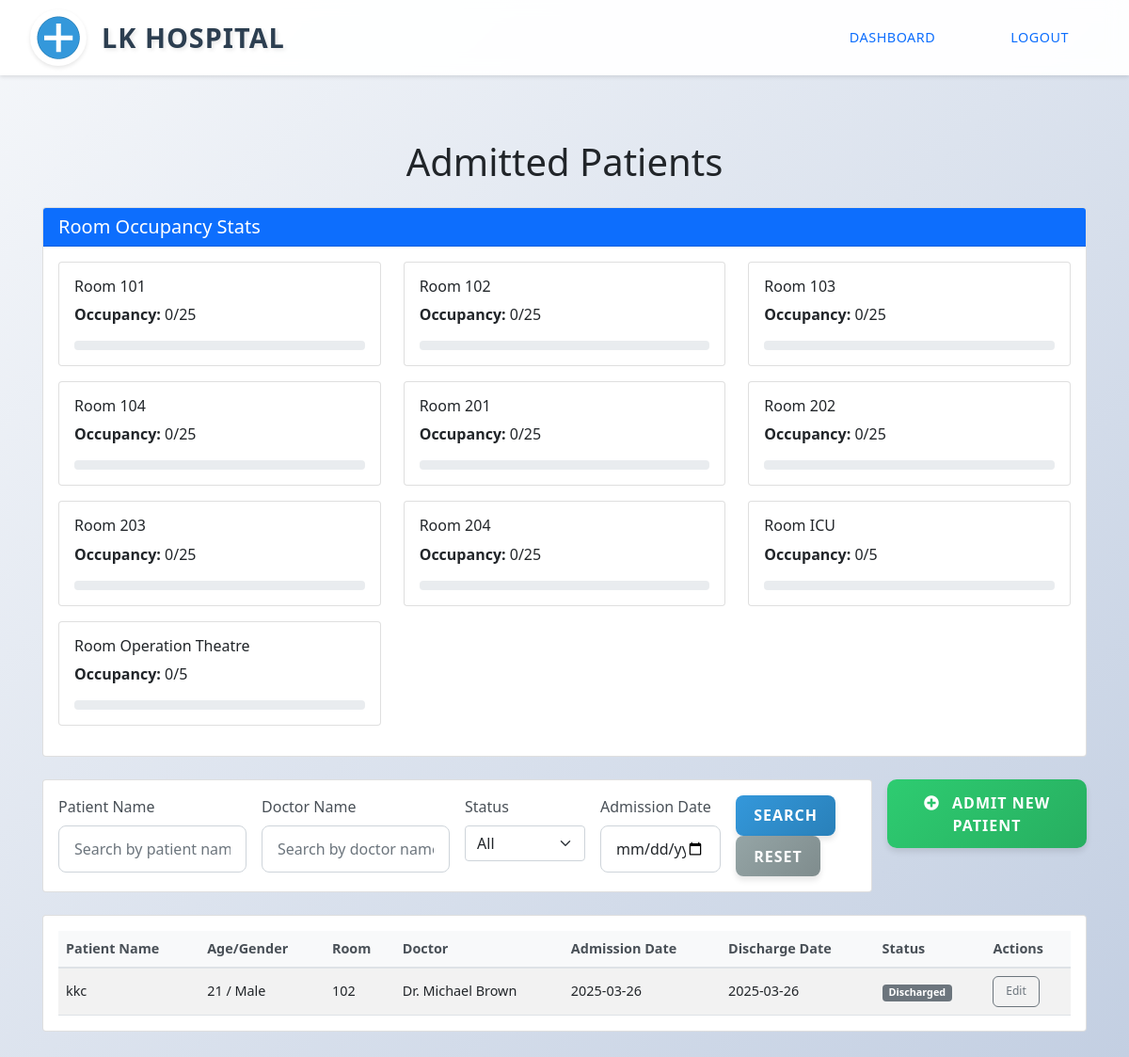
The app's page /admin/admitted_patients (signed in) with its own data.
### app.py (models this page shows)
class AdmittedPatient(db.Model):
    id = db.Column(db.Integer, primary_key=True)
    patient_id = db.Column(db.Integer, db.ForeignKey('patient.id'), nullable=True)
    patient_name = db.Column(db.String(100), nullable=False)
    patient_age = db.Column(db.Integer, nullable=False)
    patient_gender = db.Column(db.String(10), nullable=False)
    room_number = db.Column(db.String(20), nullable=False)
    doctor_id = db.Column(db.Integer, db.ForeignKey('doctor.id'), nullable=False)
    admission_date = db.Column(db.Date, nullable=False)
    discharge_date = db.Column(db.Date, nullable=True)
    status = db.Column(db.String(20), default='admitted')  # admitted, discharged
    phone_number = db.Column(db.String(20))
    diagnosis = db.Column(db.String(200))
    notes = db.Column(db.Text)

class Doctor(db.Model):
    id = db.Column(db.Integer, primary_key=True)
    name = db.Column(db.String(100), nullable=False)
    specialization = db.Column(db.String(100), nullable=False)
    qualifications = db.Column(db.String(200), nullable=False)
    years_of_experience = db.Column(db.Integer, nullable=False)
    appointments = db.relationship('Appointment', backref='doctor', lazy=True)
    date_slots = db.relationship('DateSpecificSlot', backref='doctor', lazy=True)
    admitted_patients = db.relationship('AdmittedPatient', backref='doctor', lazy=True)

### app.py (the view)
@app.route('/admin/admitted_patients')
@login_required
def view_admitted_patients():
    if not current_user.is_admin:
        flash('Access denied. Admin privileges required.', 'danger')
        return redirect(url_for('dashboard'))
    patient_name = request.args.get('patient_name', '')
    doctor_name = request.args.get('doctor_name', '')
    status = request.args.get('status', '')
    date_str = request.args.get('date', '')
    patients_query = AdmittedPatient.query
    if patient_name:
        patients_query = patients_query.filter(AdmittedPatient.patient_name.ilike(f'%{patient_name}%'))
    if doctor_name:
        patients_query = patients_query.filter(AdmittedPatient.doctor.has(Doctor.name.ilike(f'%{doctor_name}%')))
    if status:
        patients_query = patients_query.filter(AdmittedPatient.status == status)
    if date_str:
        try:
            filter_date = datetime.strptime(date_str, '%Y-%m-%d').date()
            patients_query = patients_query.filter(AdmittedPatient.admission_date == filter_date)
        except ValueError:
            flash('Invalid date format', 'warning')
    admitted_patients = patients_query.order_by(AdmittedPatient.admission_date.desc()).all()
    doctors = Doctor.query.all()
    ROOM_CAPACITIES = {
        '101': 25,
        '102': 25,
        '103': 25,
        '104': 25,
        '201': 25,
        '202': 25,
        '203': 25,
        '204': 25,
        'ICU': 5,
        'Operation Theatre': 5
    }
    room_counts = {}
    for room_number in ROOM_CAPACITIES.keys():
        count = AdmittedPatient.query.filter_by(room_number=room_number, status='admitted').count()
        room_counts[room_number] = count
    now = datetime.now()
    return render_template('admitted_patients.html',
                          admitted_patients=admitted_patients,
                          doctors=doctors,
                          room_capacities=ROOM_CAPACITIES,
                          room_counts=room_counts,
                          now=now)

### app.py (called while the page is built)
@login_manager.user_loader
def load_user(user_id):
    return Patient.query.get(int(user_id))

### templates/admitted_patients.html (shortened to what this page needs)
{% extends "base.html" %}
{% block content %}
<header class="header">
    <div class="hospital-logo">
        <img src="{{ url_for('static', filename='images/hospital-logo.png') }}" alt="LK Hospital Logo">
        <span class="hospital-name">LK Hospital</span>
    </div>
    <div class="nav-buttons">
        <a href="{{ url_for('admin_dashboard') }}" class="nav-button">Dashboard</a>
        <a href="{{ url_for('logout') }}" class="nav-button">Logout</a>
    </div>
</header>
<main class="container mt-5">
    <div class="patients-page">
        <h1 class="text-center mb-4">Admitted Patients</h1>
        <div class="card mb-4">
            <div class="card-header bg-primary text-white">
                <h5 class="mb-0">Room Occupancy Stats</h5>
            </div>
            <div class="card-body">
                <div class="row">
                    {% for room_number, capacity in room_capacities.items() %}
                    <div class="col-md-4 mb-3">
                        <div class="card">
                            <div class="card-body">
                                <h6 class="card-title">Room {{ room_number }}</h6>
                                <p class="card-text">
                                    <strong>Occupancy:</strong> {{ room_counts[room_number] }}/{{ capacity }}
                                </p>
                                <div class="progress">
                                    {% set percentage = (room_counts[room_number] / capacity) * 100 %}
                                    {% if percentage < 50 %}
                                        {% set color = "bg-success" %}
                                    {% elif percentage < 80 %}
                                        {% set color = "bg-warning" %}
                                    {% else %}
                                        {% set color = "bg-danger" %}
                                    {% endif %}
                                </div>
                            </div>
                        </div>
                    </div>
                    {% endfor %}
                </div>
            </div>
        </div>
        <div class="d-flex justify-content-between align-items-start mb-4">
            <div class="card flex-grow-1 me-3">
                <div class="card-body">
                    <form method="GET" action="{{ url_for('view_admitted_patients') }}" class="row g-3">
                        <div class="col-md-3">
                            <label for="patient_search" class="form-label">Patient Name</label>
                            <input type="text" class="form-control" id="patient_search" name="patient_name" value="{{ request.args.get('patient_name', '') }}" placeholder="Search by patient name...">
                        </div>
                        <div class="col-md-3">
                            <label for="doctor_search" class="form-label">Doctor Name</label>
                            <input type="text" class="form-control" id="doctor_search" name="doctor_name" value="{{ request.args.get('doctor_name', '') }}" placeholder="Search by doctor name...">
                        </div>
                        <div class="col-md-2">
                            <label for="status_search" class="form-label">Status</label>
                            <select class="form-select" id="status_search" name="status">
                                <option value="">All</option>
                            </select>
                        </div>
                        <div class="col-md-2">
                            <label for="date_search" class="form-label">Admission Date</label>
                            <input type="date" class="form-control" id="date_search" name="date" value="{{ request.args.get('date', '') }}">
                        </div>
                        <div class="col-md-2 d-flex align-items-end">
                            <div>
                                <button type="submit" class="btn btn-primary me-2">Search</button>
                                <a href="{{ url_for('view_admitted_patients') }}" class="btn btn-secondary">Reset</a>
                            </div>
                        </div>
                    </form>
                </div>
            </div>
            <div>
                <a href="{{ url_for('admit_patient') }}" class="btn btn-success btn-lg">
                    <i class="fas fa-plus-circle"></i> Admit New Patient
                </a>
            </div>
        </div>
        <div class="card">
            <div class="card-body">
                {% if admitted_patients %}
                <div class="table-responsive">
                    <table class="table table-striped table-hover">
                        <thead class="table-primary">
                            <tr>
                                <th>Patient Name</th>
                                <th>Age/Gender</th>
                                <th>Room</th>
                                <th>Doctor</th>
                                <th>Admission Date</th>
                                <th>Discharge Date</th>
                                <th>Status</th>
                                <th>Actions</th>
                            </tr>
                        </thead>
                        <tbody>
                            {% for patient in admitted_patients %}
                            <tr>
                                <td>{{ patient.patient_name }}</td>
                                <td>{{ patient.patient_age }} / {{ patient.patient_gender }}</td>
                                <td>{{ patient.room_number }}</td>
                                <td>{{ patient.doctor.name }}</td>
                                <td>{{ patient.admission_date.strftime('%Y-%m-%d') }}</td>
                                <td>
                                    {% if patient.discharge_date %}
                                        {{ patient.discharge_date.strftime('%Y-%m-%d') }}
                                    {% else %}
                                        -
                                    {% endif %}
                                </td>
                                <td>
                                    {% if patient.status == 'admitted' %}
                                        <span class="badge bg-success">Admitted</span>
                                    {% else %}
                                        <span class="badge bg-secondary">Discharged</span>
                                    {% endif %}
                                </td>
                                <td>
                                    <a href="{{ url_for('update_admission', admission_id=patient.id) }}" class="btn btn-sm btn-outline-secondary">
                                        Edit
                                    </a>
                                </td>
                            </tr>
                            {% endfor %}
                        </tbody>
                    </table>
                </div>
                {% else %}
                <div class="alert alert-info">
                    No admitted patients found{% if request.args.get('patient_name') or request.args.get('doctor_name') or request.args.get('status') or request.args.get('date') %} matching your search criteria{% endif %}.
                </div>
                {% endif %}
            </div>
        </div>
    </div>
</main>
{% endblock %}

### static/css/custom.css (style rules this page uses)
html, body { margin: 0; padding: 0; min-height: 100vh; background: linear-gradient(135deg, #f5f7fa 0%, #c3cfe2 100%); font-family: 'Segoe UI', Tahoma, Geneva, Verdana, sans-serif; }
body { display: flex; flex-direction: column; }
.header { display: flex; justify-content: space-between; align-items: center; padding: 1rem 2rem; background-color: rgba(255, 255, 255, 0.95); box-shadow: 0 2px 4px rgba(0,0,0,0.1); position: fixed; top: 0; left: 0; right: 0; z-index: 1000; backdrop-filter: blur(10px); height: 80px; }
.hospital-logo { display: flex; align-items: center; gap: 1rem; }
.hospital-logo img { width: 60px; height: 60px; object-fit: contain; border-radius: 50%; box-shadow: 0 2px 4px rgba(0,0,0,0.1); transition: transform 0.3s ease; background-color: #ffffff; padding: 5px; }
.hospital-name { font-size: 1.8rem; font-weight: bold; color: #2c3e50; text-transform: uppercase; letter-spacing: 1px; text-shadow: 2px 2px 4px rgba(0,0,0,0.1); }
.nav-buttons { display: flex; gap: 1rem; }
.nav-button { padding: 0.7rem 2rem; border-radius: 25px; text-decoration: none; font-weight: 500; transition: all 0.3s ease; text-transform: uppercase; letter-spacing: 0.5px; font-size: 0.9rem; position: relative; overflow: hidden; }
.nav-button::before { content: ''; position: absolute; top: 0; left: -100%; width: 100%; height: 100%; background: linear-gradient(90deg, transparent, rgba(255,255,255,0.2), transparent); transition: 0.5s; }
.form-control { border-radius: 10px; border: 2px solid #e9ecef; padding: 1rem 0.75rem; transition: all 0.3s ease; }
.btn-primary { background-color: #3498db; border: none; border-radius: 10px; font-weight: 600; text-transform: uppercase; letter-spacing: 1px; transition: all 0.3s ease; }
main { flex: 1; padding-top: 100px; padding-bottom: 2rem; width: 100%; max-width: 1200px; margin: 0 auto; }
.container { width: 100%; padding-right: 15px; padding-left: 15px; margin-right: auto; margin-left: auto; }
@media (min-width: 576px) { .container { max-width: 540px; } }
@media (min-width: 768px) { .container { max-width: 720px; } }
@media (min-width: 992px) { .container { max-width: 960px; } }
@media (min-width: 1200px) { .container { max-width: 1140px; } }
.table { margin-bottom: 0; }
.table th { background: #f8f9fa; border-bottom: 2px solid #dee2e6; color: #495057; font-weight: 600; }
.table td { vertical-align: middle; }
.btn-sm { padding: 0.25rem 0.5rem; font-size: 0.875rem; }
.form-label { color: #495057; font-weight: 500; margin-bottom: 0.5rem; }
.form-control { border: 1px solid #ced4da; border-radius: 8px; padding: 0.75rem 1rem; transition: border-color 0.15s ease-in-out, box-shadow 0.15s ease-in-out; }
.btn-primary { background: linear-gradient(135deg, #4a90e2, #357abd); border: none; padding: 0.75rem 1.5rem; font-weight: 500; transition: transform 0.2s ease; }

### static/css/button-styles.css (style rules this page uses)
.btn-primary { background: linear-gradient(135deg, #3498db, #2980b9); border: none; border-radius: 8px; font-weight: 600; color: white; padding: 0.6rem 1.2rem; transition: all 0.3s ease; text-transform: uppercase; letter-spacing: 1px; box-shadow: 0 4px 6px rgba(0, 0, 0, 0.1); }
.btn-success { background: linear-gradient(135deg, #2ecc71, #27ae60); border: none; border-radius: 8px; font-weight: 600; color: white; padding: 0.6rem 1.2rem; transition: all 0.3s ease; text-transform: uppercase; letter-spacing: 1px; box-shadow: 0 4px 6px rgba(0, 0, 0, 0.1); }
.btn-secondary { background: linear-gradient(135deg, #95a5a6, #7f8c8d); border: none; border-radius: 8px; font-weight: 600; color: white; padding: 0.6rem 1.2rem; transition: all 0.3s ease; text-transform: uppercase; letter-spacing: 1px; box-shadow: 0 4px 6px rgba(0, 0, 0, 0.1); }
.btn-lg { padding: 0.8rem 2rem; font-size: 1rem; border-radius: 10px; }
.btn-sm { padding: 0.4rem 0.8rem; font-size: 0.75rem; border-radius: 6px; }
.btn i { margin-right: 0.5rem; }

### templates/admitted_patients.html (style rules this page uses)
.patients-page .card-header { font-weight: 500; }
.patients-page table { font-size: 0.9rem; }
.progress { height: 10px; }

### records on screen
AdmittedPatient: patient_name "kkc", patient_age "21", patient_gender "Male", room_number "102", doctor.name "Dr. Michael Brown", admission_date "2025-03-26", discharge_date "2025-03-26", status "Discharged"

### other values on screen
{{ room_number }} "101" "102" "103" "104" "201" "202" "203" "204" "ICU" "Operation Theatre"
{{ room_counts[room_number] }} "0" "0" "0" "0" "0" "0" "0" "0" "0" "0"
{{ capacity }} "25" "25" "25" "25" "25" "25" "25" "25" "5" "5"
